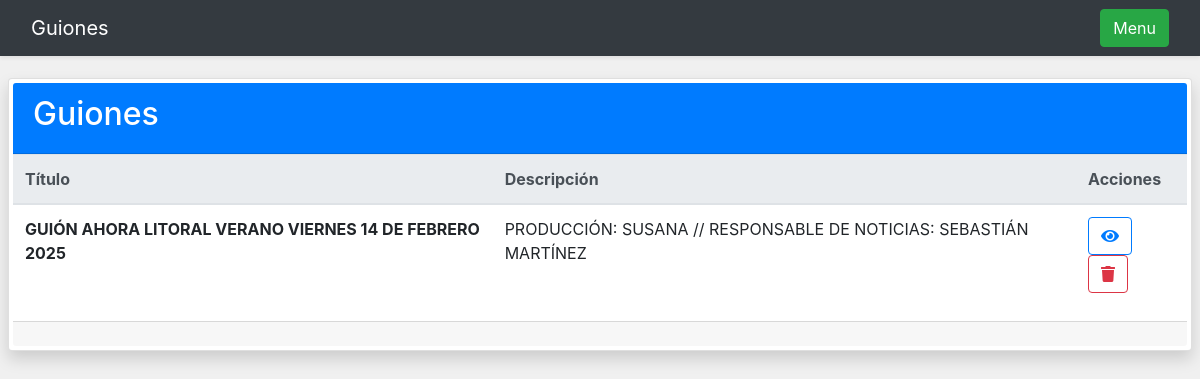
The app's page /listado_guiones, older data.
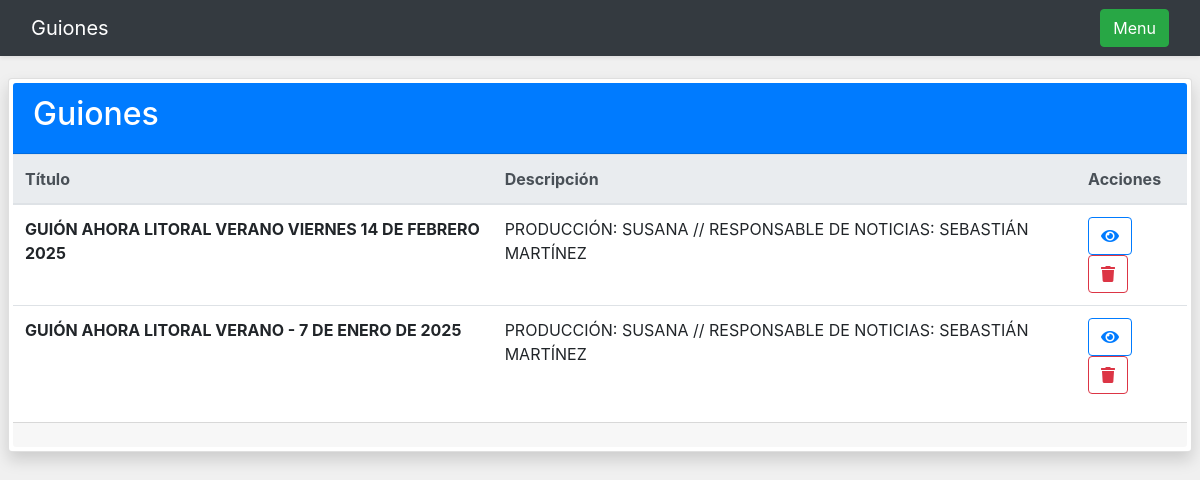
The same page, newer data.
### app.py (models this page shows)
class Guion(db.Model):
    __tablename__ = 'guion'
    id = db.Column(db.Integer, primary_key=True)
    nombre = db.Column(db.String(200), nullable=False)
    descripcion = db.Column(db.String(500), nullable=False)
    textos = db.relationship('Texto', backref='guion', lazy=True)

### app.py (the view)
@app.route('/listado_guiones')
def listado_guiones():
    guiones = Guion.query.all()
    return render_template('listado_guiones.html', guiones=guiones)

### templates/listado_guiones.html (shortened to what this page needs)
{% extends "base.html" %}
{% block extra_script %}
    <link rel="stylesheet" href="{{ url_for('static', filename='css/@fortawesome/fontawesome-free/css/all.min.css') }}">
{% endblock extra_script %}
{% block body %}
    <nav class="navbar navbar-expand-lg navbar-dark bg-dark fixed-top shadow-sm">
        <div class="container-fluid">
            <a class="navbar-brand" href="#">Guiones</a>
                <a href="/">
                    <button class="btn btn-success">Menu</button>
                </a>
            </div>
    </nav>
    <div class="card shadow p-1 m-2 rounded">
        <div class="card-header text-white bg-primary">
            <h2>Guiones</h2>
        </div>
        <div class="card-body p-0 m-0">
            <table class="table table-hover">
                <thead class="thead-light">
                <tr>
                    <th>Título</th>
                    <th>Descripción</th>
                    <th>Acciones</th>
                </tr>
                </thead>
                <tbody>
                {% for guion in guiones %}
                    <tr>
                        <td><strong>{{ guion.nombre }}</strong></td>
                        <td>{{ guion.descripcion }}</td>
                        <td>
                            <a href="{{ url_for('ver_guion', id=guion.id) }}">
                                <button class="btn btn-outline-primary"><i class="fas fa-eye"></i></button>
                            </a>
                            <button class="btn btn-outline-danger" onclick="borrarGuion({{ guion.id }})"><i
                                    class="fas fa-trash"></i></button>
                        </td>
                    </tr>
                {% endfor %}
                </tbody>
            </table>
        </div>
        <div class="card-footer">
        </div>
    </div>
{% endblock body %}

### templates/base.html (shortened to what this page needs)
<!DOCTYPE html>
<html lang="es">
<head>
    <link rel="stylesheet" href="{{ url_for('static', filename='bootstrap-4.1.3/dist/css/bootstrap.css') }}">
    {% block extra_script %}
    {% endblock extra_script %}
</head>
<body>
{% block body %}
{% endblock body %}
</body>
</html>

### templates/base.html (style rules this page uses)
body { background-color: #f0f0f0; }

### templates/listado_guiones.html (style rules this page uses)
body { padding-top: 70px; }

Row changes from the older to the newer data that the page shows:
added Guion: nombre "GUIÓN AHORA LITORAL VERANO - 7 DE ENERO DE 2025", descripcion "PRODUCCIÓN: SUSANA // RESPONSABLE DE NOTICIAS: SEBASTIÁN MARTÍNEZ"
